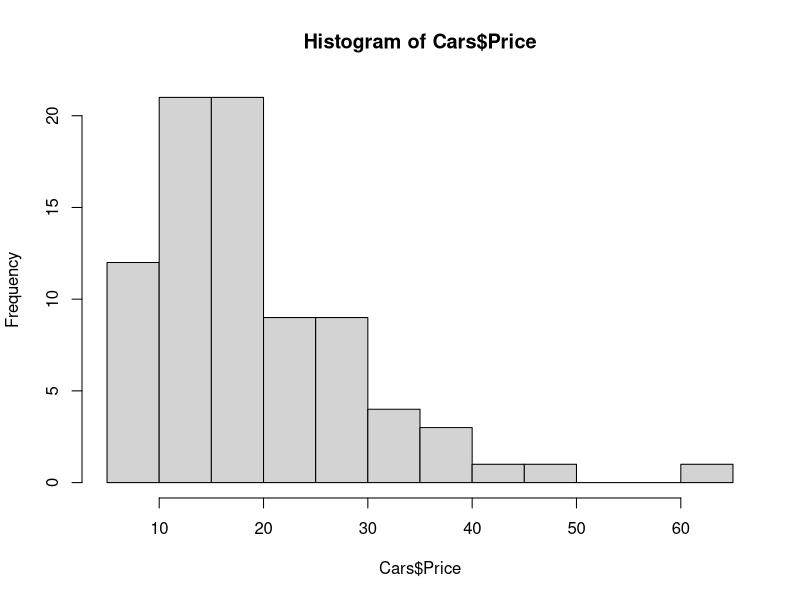
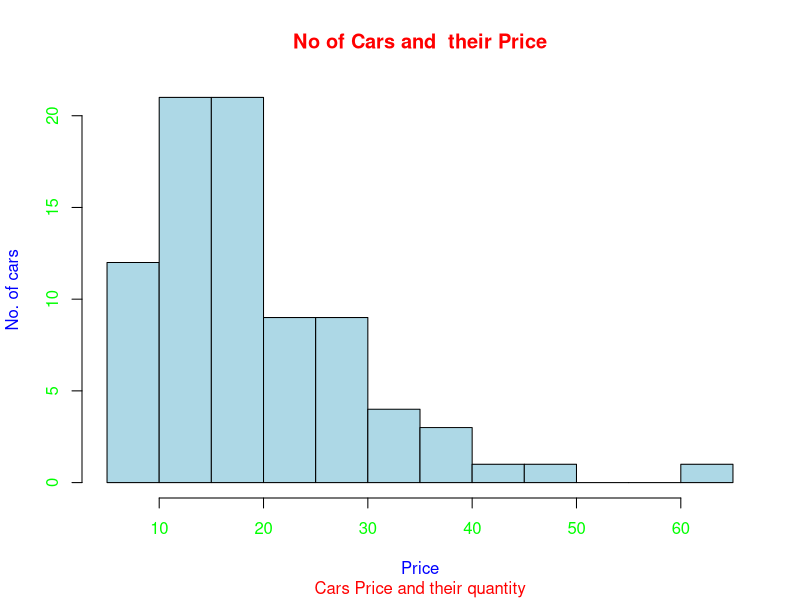
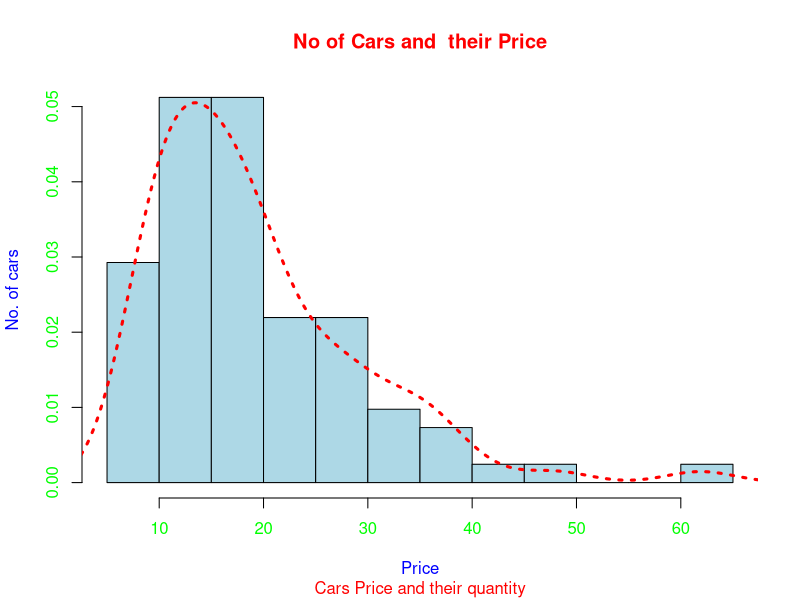
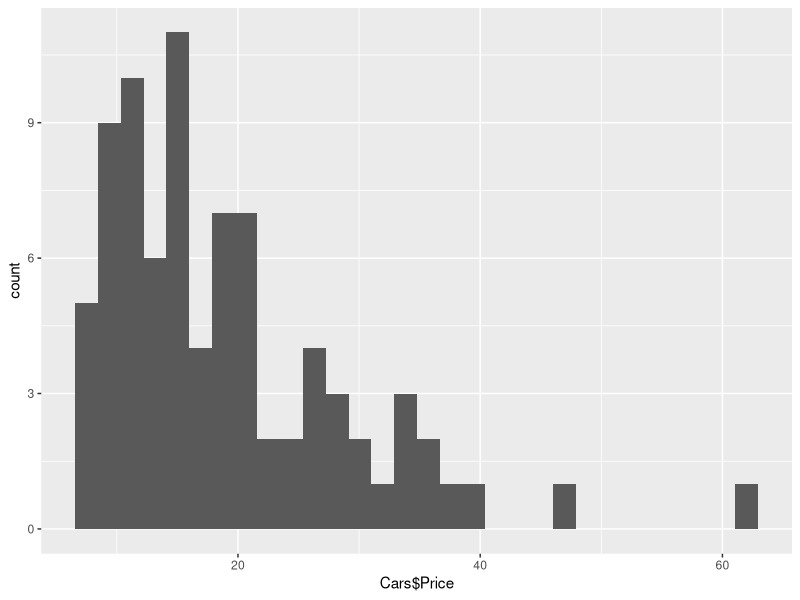
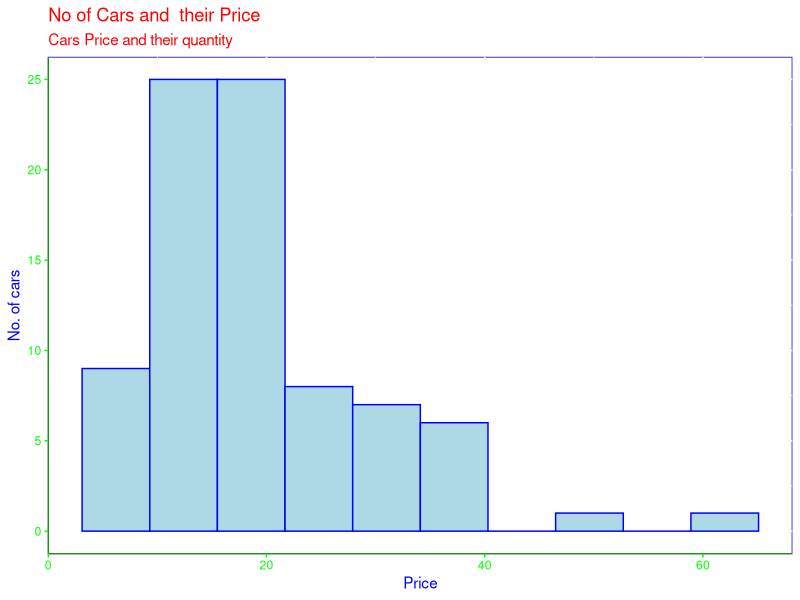
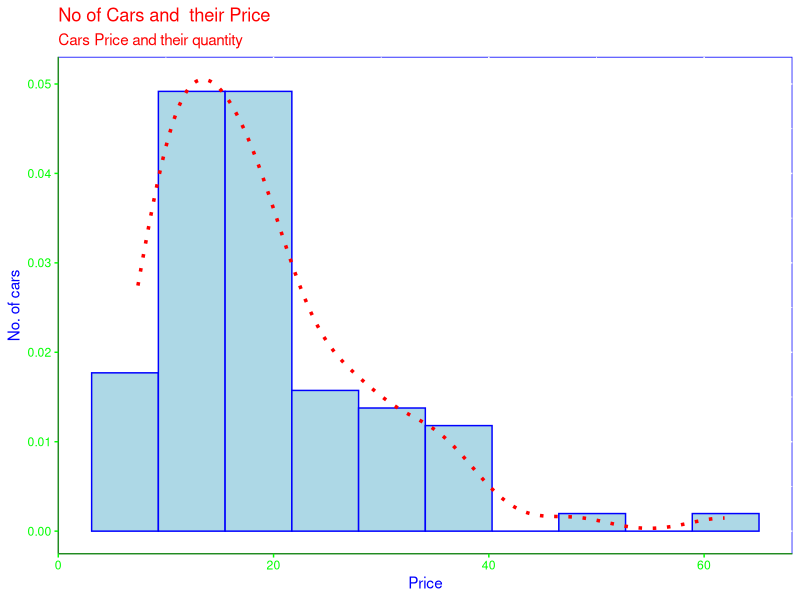
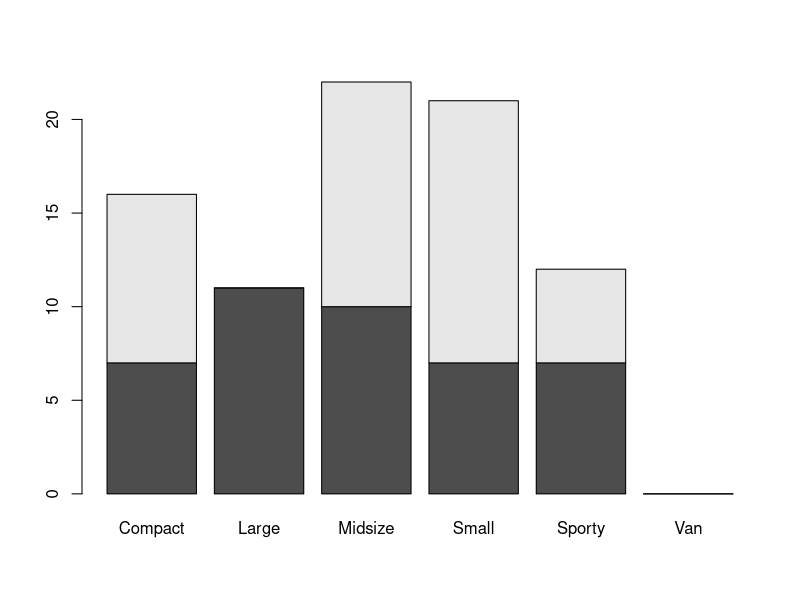
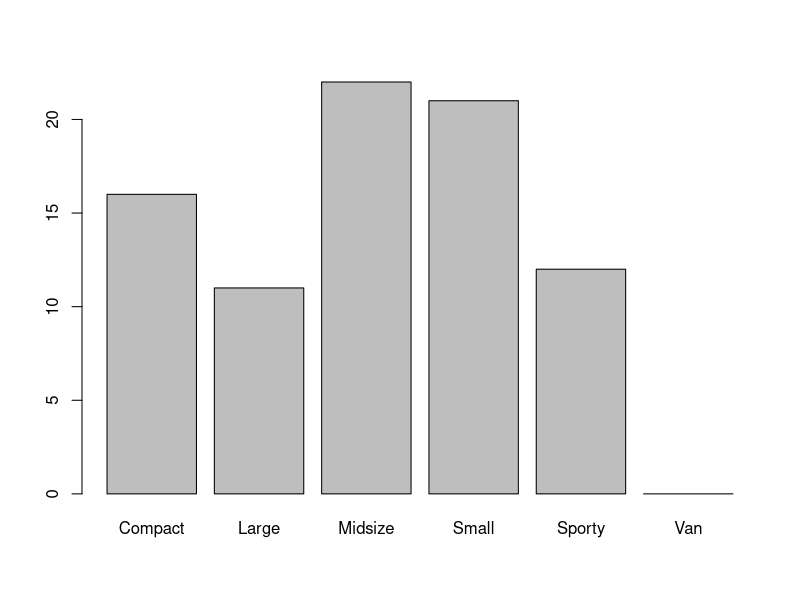

R code for these plots, in order:
library(MASS)
library(tibble)
library(tidyr)  # drop na
library(ggplot2)

Cars <- drop_na(Cars93)
data_type <- data.frame(sapply(Cars,class));


#1.0.0 Histogram________________________________________________________________________________________________
#1.1.1 simple Histogram

hist(x = Cars$Price)

hist(x = Cars$Price,main = "No of Cars and  their Price",
     xlab = "Price",ylab = "No. of cars",sub="Cars Price and their quantity",
     col = "lightblue", col.lab = "blue",col.main = "red",col.sub = "red",col.axis="green")

#1.1.2 simple Histogram with density curve

hist(x = Cars$Price,main = "No of Cars and  their Price",probability = T,
     xlab = "Price",ylab = "No. of cars",sub="Cars Price and their quantity",
     col = "lightblue", col.lab = "blue",col.main = "red",col.axis="green",col.sub = "red")
lines(density(Cars$Price),col="red",lty=3,lwd=3)

#1.2.1 ggplot histogram 

ggplot(data = Cars,aes(x = Cars$Price))+geom_histogram()

ggplot(data = Cars,aes(x = Cars$Price))+
  geom_histogram(binwidth = 6.2,color="blue",fill="lightblue")+
  theme(axis.title = element_text(colour = "blue"),
        title =  element_text(colour = "red"),
        axis.ticks = element_line(colour = "green"),
        axis.text = element_text(colour = "green"),
        axis.line = element_line(colour = "forestgreen"),
        panel.background = element_rect(colour = "blue",fill = "white")
  )+
  labs(x = "Price",y="No. of cars",subtitle = "Cars Price and their quantity",title = "No of Cars and  their Price")
  
#1.2.2 ggplot histogram with density plot

ggplot(data = Cars,aes(x = Cars$Price,y = ..density..))+
  geom_histogram(binwidth = 6.2,color="blue",fill="lightblue")+
  theme(axis.title = element_text(colour = "blue"),
        title =  element_text(colour = "red"),
        axis.ticks = element_line(colour = "green"),
        axis.text = element_text(colour = "green"),
        axis.line = element_line(colour = "forestgreen"),
        panel.background = element_rect(colour = "blue",fill = "white")
        )+
  labs(x = "Price",y="No. of cars",subtitle = "Cars Price and their quantity",title = "No of Cars and  their Price")+
  geom_density(aes(y=..density..),colour="red",lty=3,lwd=1.2)

#2.0.0 Bar Plot_____________________________________________________________________________________________________
#2.1.1 simple Bar plot
table(Cars$Type)
data <- t(table(Cars$Type,Cars$Origin))
barplot(height = data)

barplot(height = table(Cars$Type))

barplot(height = data,legend.text = rownames(data),col = c("lightblue","forestgreen"))

barplot(height = data,col = c("lightblue","forestgreen"))
legend(x="topr",legend = rownames(data),fill = c("lightblue","forestgreen"),title = "Car Origin",bg = "gray")

#2.1.2 simple bar plot with dodge position

barplot(height = data,col = c("lightblue","forestgreen"),beside = T)
legend(x="topr",legend = rownames(data),fill = c("lightblue","forestgreen"),title = "Car Origin",bg = "white",bty = "n") #remove legend box using bty="n"

#2.2.1 ggplot bar plot

ggplot(data = Cars,aes(x = Cars$Type))+geom_bar()

ggplot(data = Cars,aes(x = Cars$Type,fill=Cars$Origin))+geom_bar()

ggplot(data = Cars,aes(x = Cars$Type,fill=Cars$Origin))+geom_bar(colour="black")+
  scale_fill_manual("Car Origin",values = c("non-USA"="forestgreen","USA"="lightblue"))

#2.2.2 ggplot bar plot with dodge position

ggplot(data = Cars,aes(x = Cars$Type,fill=Cars$Origin))+geom_bar(colour="black",position = "dodge")+
  scale_fill_manual("Car Origin",values = c("non-USA"="forestgreen","USA"="lightblue"))

#3.0.0 piechart______________________________________________________________________________________________
#3.1.1 simple pie chart




